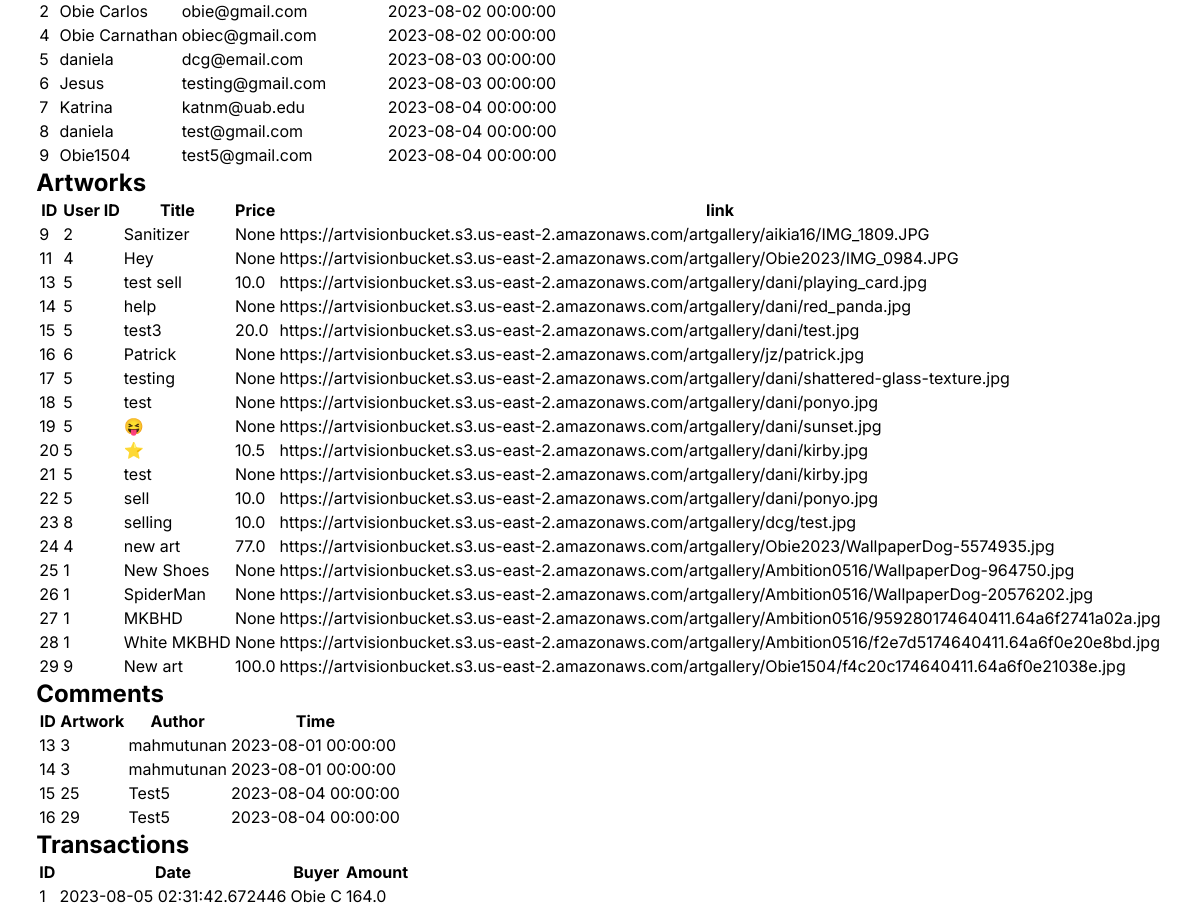
The page /admin on the database its author committed.
### main.py (models this page shows, shortened)
class User(db.Model):
    __tablename__="users"
    id = db.Column(db.Integer, primary_key = True)
    name = db.Column(db.Text)
    email = db.Column(db.Text)
    userName = db.Column(db.Text)
    password = db.Column(db.Text)
    bio = db.Column(db.Text)
    profilePhotoLink = db.Column(db.Text)
    pronouns = db.Column(db.Text)
    title = db.Column(db.Text)
    registrationDate = db.Column(db.DateTime)

class Artwork(db.Model):
    __tablename__="artworks"
    id = db.Column(db.Integer, primary_key = True)
    title = db.Column(db.String(80), nullable = False)
    description = db.Column(db.String(120), nullable = False)
    category = db.Column(db.String(32))
    price = db.Column(db.Float, nullable = True)
    status = db.Column(db.String(20), nullable = True)
    url = db.Column(db.Text)
    artist = db.Column(db.String(32))
    user_id = db.Column(db.Integer, db.ForeignKey('users.id'), nullable = False)
    uploadDate = db.Column(db.DateTime)
    shop_item = db.Column(db.Boolean, default=False)

class Comment(db.Model):
    __tablename__="comments"
    id = db.Column(db.Integer, primary_key=True)
    artwork_id = db.Column(db.Integer)
    text = db.Column(db.String(140))
    profile_pic = db.Column(db.Text)
    author = db.Column(db.String(32))
    author_id = db.Column(db.Text)
    timestamp = db.Column(db.DateTime(), index=True)

class Transaction(db.Model):
    __tablename__ = "transactions"
    id = db.Column(db.Integer, primary_key=True)
    transaction_date = db.Column(db.DateTime, default=datetime.datetime.utcnow)
    buyer_name = db.Column(db.Text, nullable=False)
    amount = db.Column(db.Float, nullable=False)
    shipping_address = db.Column(db.Text)

### main.py (the view)
@app.route("/admin")
def admin_page():
    users = User.query.all()
    artworks = Artwork.query.all()
    comments = Comment.query.all()
    transactions = Transaction.query.all()
    return render_template("admin.html", users=users, artworks=artworks, comments=comments, transactions=transactions)

### templates/admin.html (shortened to what this page needs)
<!DOCTYPE html>
<html lang="en">
<head>
    <link rel="stylesheet" href="{{ url_for('static', filename='css/registrationstyles.css') }}" />
</head>
<body>
    <div class="admin-page">
        <table>
            <tbody>
                {% for user in users %}
                <tr>
                    <td>{{ user.id }}</td>
                    <td>{{ user.name }}</td>
                    <td>{{ user.email }}</td>
                    <td>{{ user.registrationDate }}</td>
                </tr>
                {% endfor %}
            </tbody>
        </table>
        <h2>Artworks</h2>
        <table>
            <thead>
                <tr>
                    <th>ID</th>
                    <th>User ID</th>
                    <th>Title</th>
                    <th>Price</th>
                    <th>link</th>
                </tr>
            </thead>
            <tbody>
                {% for artwork in artworks %}
                <tr>
                    <td>{{ artwork.id }}</td>
                    <td>{{ artwork.user_id }}</td>
                    <td>{{ artwork.title }}</td>
                    <td>{{ artwork.price }}</td>
                    <td>{{ artwork.url }}</td>
                </tr>
                {% endfor %}
            </tbody>
        </table>
        <h2>Comments</h2>
        <table>
            <thead>
                <tr>
                    <th>ID</th>
                    <th>Artwork</th>
                    <th>Author</th>
                    <th>Time</th>
                </tr>
            </thead>
            <tbody>
                {% for comment in comments %}
                <tr>
                    <td>{{ comment.id }}</td>
                    <td>{{ comment.artwork_id }}</td>
                    <td>{{ comment.author }}</td>
                    <td>{{ comment.timestamp }}</td>
                </tr>
                {% endfor %}
            </tbody>
        </table>
        <h2>Transactions</h2>
        <table>
            <thead>
                <tr>
                    <th>ID</th>
                    <th>Date</th>
                    <th>Buyer</th>
                    <th>Amount</th>
                </tr>
            </thead>
            <tbody>
                {% for transaction in transactions %}
                <tr>
                    <td>{{ transaction.id }}</td>
                    <td>{{ transaction.transaction_date }}</td>
                    <td>{{ transaction.buyer_name }}</td>
                    <td>{{ transaction.amount }}</td>
                </tr>
                {% endfor %}
            </tbody>
        </table>
    </div>
</body>
</html>

### static/css/registrationstyles.css (style rules this page uses)
:root { --primary: #3E3EF6; --primary-fd: #6962CE; --dark-secondary: #8392B9; --dark-secondary-h: #5C6B8E; --secondary: #E1E1E5; --secondary-h: #D7D7DB; --bg-gradient: radial-gradient(127.48% 204.84% at 85.59% 90.56%, rgba(18, 18, 244, 0.5) 0%, rgba(255, 255, 255, 0) 100%), #FFFFFF; --bg-gradient-scd: radial-gradient(circle farthest-corner at 70% 20%, rgba(35, 16, 255, 0.7) 0%, rgba(195, 136, 67, 0.35) 56%, rgba(248, 194, 0, 0) 100%), #FFFFFF; --font: 'Inter', sans-serif; --form-shadow: rgba(17, 17, 26, 0.05) 0px 4px 16px, rgba(17, 17, 26, 0.05) 0px 8px 32px; }
* { box-sizing: border-box; margin: 0; }
html { height: 100%; width: 100%; }
body { font-family: var(--font); width: 100%; height:100%; min-height: 100vh; margin: 0; display: flex; justify-content: center; align-items: center; }

### rows shown on the page
User: id "2", name "Obie Carlos", email "obie@gmail.com", registrationDate "2023-08-02 00:00:00"
User: id "4", name "Obie Carnathan", email "obiec@gmail.com", registrationDate "2023-08-02 00:00:00"
User: id "5", name "daniela", email "dcg@email.com", registrationDate "2023-08-03 00:00:00"
User: id "6", name "Jesus", email "testing@gmail.com", registrationDate "2023-08-03 00:00:00"
User: id "7", name "Katrina", email "katnm@uab.edu", registrationDate "2023-08-04 00:00:00"
User: id "8", name "daniela", email "test@gmail.com", registrationDate "2023-08-04 00:00:00"
User: id "9", name "Obie1504", email "test5@gmail.com", registrationDate "2023-08-04 00:00:00"
Artwork: id "9", user_id "2", title "Sanitizer", price "None", url "https://artvisionbucket.s3.us-east-2.amazonaws.com/artgallery/aikia16/IMG_1809.JPG"
Artwork: id "11", user_id "4", title "Hey", price "None", url "https://artvisionbucket.s3.us-east-2.amazonaws.com/artgallery/Obie2023/IMG_0984.JPG"
Artwork: id "13", user_id "5", title "test sell", price "10.0", url "https://artvisionbucket.s3.us-east-2.amazonaws.com/artgallery/dani/playing_card.jpg"
Artwork: id "14", user_id "5", title "help", price "None", url "https://artvisionbucket.s3.us-east-2.amazonaws.com/artgallery/dani/red_panda.jpg"
Artwork: id "15", user_id "5", title "test3", price "20.0", url "https://artvisionbucket.s3.us-east-2.amazonaws.com/artgallery/dani/test.jpg"
Artwork: id "16", user_id "6", title "Patrick", price "None", url "https://artvisionbucket.s3.us-east-2.amazonaws.com/artgallery/jz/patrick.jpg"
Artwork: id "17", user_id "5", title "testing", price "None", url "https://artvisionbucket.s3.us-east-2.amazonaws.com/artgallery/dani/shattered-glass-texture.jpg"
Artwork: id "18", user_id "5", title "test", price "None", url "https://artvisionbucket.s3.us-east-2.amazonaws.com/artgallery/dani/ponyo.jpg"
Artwork: id "19", user_id "5", title "😝", price "None", url "https://artvisionbucket.s3.us-east-2.amazonaws.com/artgallery/dani/sunset.jpg"
Artwork: id "20", user_id "5", title "⭐", price "10.5", url "https://artvisionbucket.s3.us-east-2.amazonaws.com/artgallery/dani/kirby.jpg"
Artwork: id "21", user_id "5", title "test", price "None", url "https://artvisionbucket.s3.us-east-2.amazonaws.com/artgallery/dani/kirby.jpg"
Artwork: id "22", user_id "5", title "sell", price "10.0", url "https://artvisionbucket.s3.us-east-2.amazonaws.com/artgallery/dani/ponyo.jpg"
Artwork: id "23", user_id "8", title "selling", price "10.0", url "https://artvisionbucket.s3.us-east-2.amazonaws.com/artgallery/dcg/test.jpg"
Artwork: id "24", user_id "4", title "new art", price "77.0", url "https://artvisionbucket.s3.us-east-2.amazonaws.com/artgallery/Obie2023/WallpaperDog-5574935.jpg"
Artwork: id "25", user_id "1", title "New Shoes", price "None", url "https://artvisionbucket.s3.us-east-2.amazonaws.com/artgallery/Ambition0516/WallpaperDog-964750.jpg"
Artwork: id "26", user_id "1", title "SpiderMan", price "None", url "https://artvisionbucket.s3.us-east-2.amazonaws.com/artgallery/Ambition0516/WallpaperDog-20576202.jpg"
Artwork: id "27", user_id "1", title "MKBHD", price "None", url "https://artvisionbucket.s3.us-east-2.amazonaws.com/artgallery/Ambition0516/959280174640411.64a6f2741a02a.jpg"
Artwork: id "28", user_id "1", title "White MKBHD", price "None", url "https://artvisionbucket.s3.us-east-2.amazonaws.com/artgallery/Ambition0516/f2e7d5174640411.64a6f0e20e8bd.jpg"
Artwork: id "29", user_id "9", title "New art", price "100.0", url "https://artvisionbucket.s3.us-east-2.amazonaws.com/artgallery/Obie1504/f4c20c174640411.64a6f0e21038e.jpg"
Comment: id "13", artwork_id "3", author "mahmutunan", timestamp "2023-08-01 00:00:00"
Comment: id "14", artwork_id "3", author "mahmutunan", timestamp "2023-08-01 00:00:00"
Comment: id "15", artwork_id "25", author "Test5", timestamp "2023-08-04 00:00:00"
Comment: id "16", artwork_id "29", author "Test5", timestamp "2023-08-04 00:00:00"
